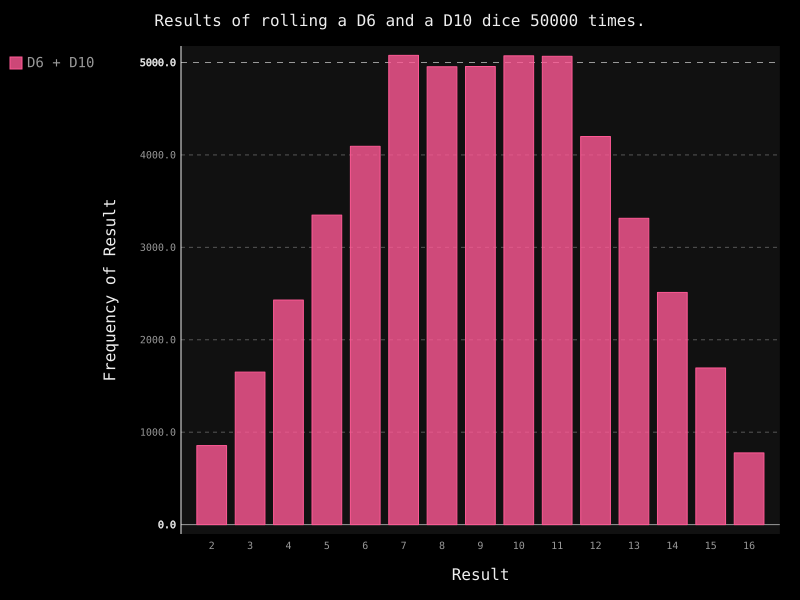

Generate this figure with Python:
import pygal
from die import Die

die_1 = Die()
die_2 = Die(10)

results = []
for roll_num in range(50000):
    result = die_1.roll() + die_2.roll()
    results.append(result)

frequencies = []
max_result = die_1.num_sides + die_2.num_sides
for value in range(2, max_result+1):
    frequency = results.count(value)
    frequencies.append(frequency)

hist = pygal.Bar()

hist.title = "Results of rolling a D6 and a D10 dice 50000 times."
hist.x_labels = ['2', '3', '4', '5', '6', '7', '8', '9', '10', '11', '12',
    '13', '14', '15', '16']
hist.x_title = "Result"
hist.y_title = "Frequency of Result"

hist.add('D6 + D10', frequencies)
hist.render_to_file("die_visual.svg")
